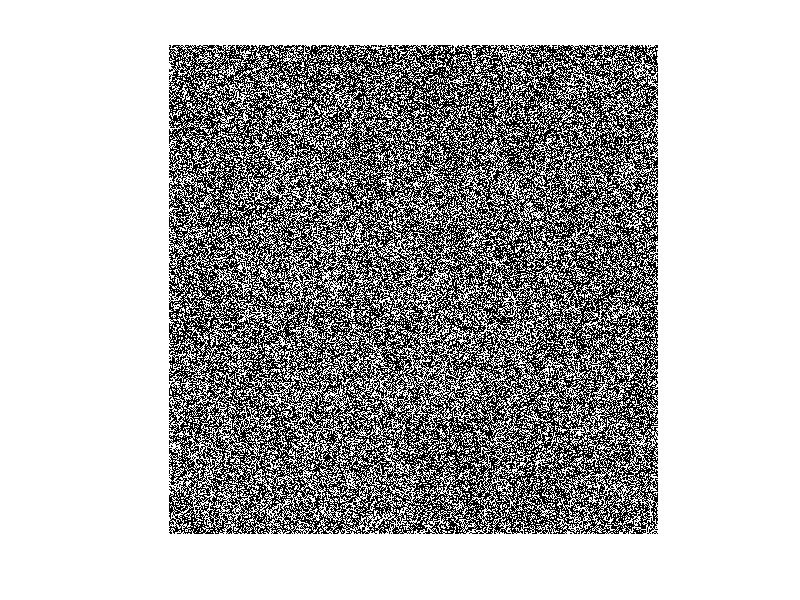

MATLAB code to generate this figure: (Note: this script raises an error after producing the figure.)
clear
close all
clc

rng(1)

p1 = 0.96;
p2 = 0.94;
k = 10;

sz = 2048;
sqsz = 2.^(1:k);
sqsz = repelem(sqsz,2);
sqsz(k+1:end) = [];

initmat = ones(sz);
probmat = ones(sz);

% probmat(1:end/2,:) = p1;
% probmat((end/2)+1:end,:) = p2;

rowvec = sz;
colvec = sz;

counter = 0;

for x = sqsz
    counter = counter + 1;

    if mod(counter,2) == 0
        pxsz = floor(sz./x); 

        numboxC = floor(sz / pxsz); % vertical cut
        colvec = pxsz * ones(1, numboxC);

        probcell = mat2cell(probmat,rowvec,colvec);

        for i = 1:length(probcell(:,1))
            for j = 1:2:length(probcell(1,:))-1
                left = cell2mat(probcell(i,j));
                right = cell2mat(probcell(i,j+1));

                half = rand;
                if half < 0.5
                    left = left.*p1;
                    right = right.*p2;
                else
                    left = left.*p2;
                    right = right.*p1;
                end

                probcell{i,j} = left;
                probcell{i,j+1} = right;

                
            end
        end

        probmat = cell2mat(probcell);

    else
        pxsz = floor(sz./x);

        numboxR = floor(sz / pxsz); % horizontal cut
        rowvec = pxsz * ones(1, numboxR);

        probcell = mat2cell(probmat,rowvec,colvec);

        for i = 1:2:length(probcell(:,1))-1
            for j = 1:length(probcell(1,:))
                top = cell2mat(probcell(i,j));
                bot = cell2mat(probcell(i+1,j));

                half = rand;
                if half < 0.5
                    top = top.*p1;
                    bot = bot.*p2;
                else
                    top = top.*p2;
                    bot = bot.*p1;
                end

                probcell{i,j} = top;
                probcell{i+1,j} = bot;
            end
        end

        probmat = cell2mat(probcell);

    end
end

initcell = mat2cell(initmat,rowvec,colvec);

for i = 1:length(probcell(:,1))
    for j = 1:length(probcell(1,:))
        len1 = size(probcell{i,j},1);
        len2 = size(probcell{i,j},2);
        temp = initcell{i,j};
        tempprob = probcell{i,j};
        num = ceil((len1*len2)*tempprob(1,1));
        mycount = 0;
        for v = 1:len1
            for w = 1:len2
                if mycount < num
                    temp(v,w) = 0;
                    mycount = mycount+1;
                end
            end
        end
        myvec = reshape(temp,1,[]);
        myvec = myvec(randperm(length(myvec)));
        temp = reshape(myvec,size(temp));
        initcell{i,j} = temp;
    end
end

initmat = cell2mat(initcell);

% for i = 1:sz
%     for j = 1:sz
%         mydec = rand;
%         if mydec <= probmat(i,j)
%             initmat(i,j) = 0;
%         end
%     end
% end

figure(1)
imshow(initmat)

%imcart = cartesiantransformation(initmat,0,sz,sz);

padsz = ceil(sqrt((sz/2)^2 + (sz/2)^2))-(sz/2);

initmatadj = padarray(initmat,[padsz,padsz],1,'both');

% figure(4)
% imshow(imcart)

%% Multifractal analysis
h = 0.1;

q = -10:h:10;

Dqtheory = zeros(length(q),1);

% for currq = 1:length(Dqtheory)
%     if q(currq) == 1
%         Dqtheory(currq) = (log(2*(p1+p2)) - (p1*log(p1) + p2*log(p2)))/log(2);
%     else
%         Dqtheory(currq) = 1 + (log(p1^q(currq) + p2^q(currq)) - q(currq)*log(p1+p2))/((1-q(currq))*log(2));
%     end
% end

a = (p1+p2)/2;
b = p1/p2;

for currq = 1:length(Dqtheory)
    if q(currq) == 1
        Dqtheory(currq) = 2*log2(b+1) - (2*b*log2(b))/(b+1);
    else
        Dqtheory(currq) = (2*log2(b^q(currq) + 1) - 2*q(currq)*log2(b+1))/(1-q(currq));
    end
end

tauq = (q'-1).*Dqtheory;

alphatheory = zeros(length(Dqtheory),1);
alphatheory(1) = (tauq(2) - tauq(1))/h;
alphatheory(end) = (tauq(end) - tauq(end-1))/h;

for step = 2:length(alphatheory)-1
    alphatheory(step) = (tauq(step+1) - tauq(step-1))/(2*h);
end

ftheory = q'.*alphatheory - tauq;

[Dqrec,myalpharec,falpharec] = mfrectanglebinarized(initmat,0,q,0);
[Dqpol,myalphapol,falphapol] = mfradialellipse(initmatadj,0,q,0);
[Dqtheta,alphatheta,falphatheta] = mfthetacoordinate(initmatadj,0,q,0);
%% Plots
% falphatheta = falphatheta + 1;
% alphatheta = alphatheta + 1;

figure(2)
plot(q,Dqrec,'--r',q,Dqtheory,'k')
box on
grid, grid minor
legend("Box Counting","Theoretical")
xlabel('$q$','Interpreter','latex')
ylabel('$D(q)$','Interpreter','latex')
ylim([1 3])
fontname(gcf,"Times")

figure(3)
hold on
plot(alphatheory,ftheory,'k',LineWidth=1.25)
plot(myalpharec,falpharec,'--r',LineWidth=1.25)
plot(myalphapol,falphapol,'--b',LineWidth=1.25)
plot(alphatheta,falphatheta,'--',LineWidth=1.25,Color="#EDB120")
box on
grid, grid minor
legend("Theoretical","Rectangular","Polar","Radial",'Location','northeast')
fontname(gcf,"Times")
xlabel('$\alpha$','Interpreter','latex')
ylabel('$f(\alpha)$','Interpreter','latex')
%xlim([0 3.5])
ylim([0 2.1])
hold off

errorrec = rms(ftheory - falpharec);
errorpol = rms(ftheory - falphapol);
errortheta = rms(ftheory - falphatheta);
